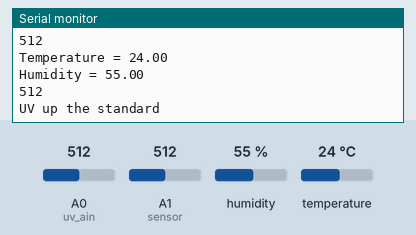
A sketch run on a simulated Arduino Uno, built with avr-gcc and run on an emulated ATmega328P. On the bench: the last lines printed to the serial monitor. The test bench sets the inputs (shaded band); at power-on: A0 (uv_ain) = 512, A1 (sensor) = 512, humidity 55 %, temperature 24 °C.

Above: at 20.1 s.
20.2 s: A0 (uv_ain) set to 18
At 21.0 s:
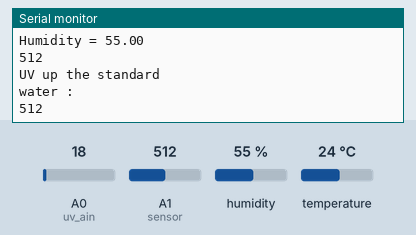
24.1 s: A0 (uv_ain) set to 22
At 25.0 s:
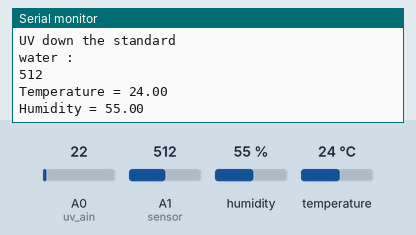
Timing chart, 0 to 27.1 s (numbered marks = the images above; inputs shaded):
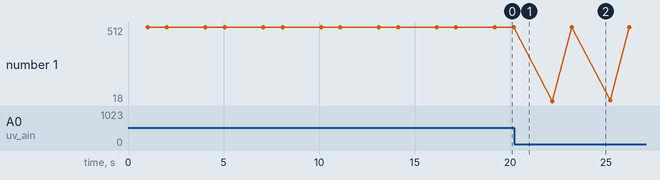

Measured:
- the behaviour switches between 20 and 21 on A0 (uv_ain) (found by bisection; images 1 and 2)
- plotted number 1: 512 → 22 after the input at 24.1 s

The sketch:

tmp_uv_water.ino
```cpp
#include <dht.h>
int uv_ain=A0;
int ad_value;
dht DHT;

#define DHT11_PIN 7

void setup(){
  pinMode(uv_ain,INPUT);
  Serial.begin(9600);
}

void loop(){
  int chk = DHT.read11(DHT11_PIN);
  Serial.print("Temperature = ");
  Serial.println(DHT.temperature);
  Serial.print("Humidity = ");
  Serial.println(DHT.humidity);
  delay(1000);
  ad_value=analogRead(uv_ain);
  Serial.println(ad_value);
  if(ad_value>20)
  {
    Serial.println("UV up the standard");
  }
  else
  {
    Serial.println("UV down the standard");
  }
  delay(1000);
  int sensor=analogRead(A1); // Incoming analog signal read and appointed sensor
   Serial.println("water :");
  Serial.println(sensor);
  delay(1000);//Wrote serial port
}
```
